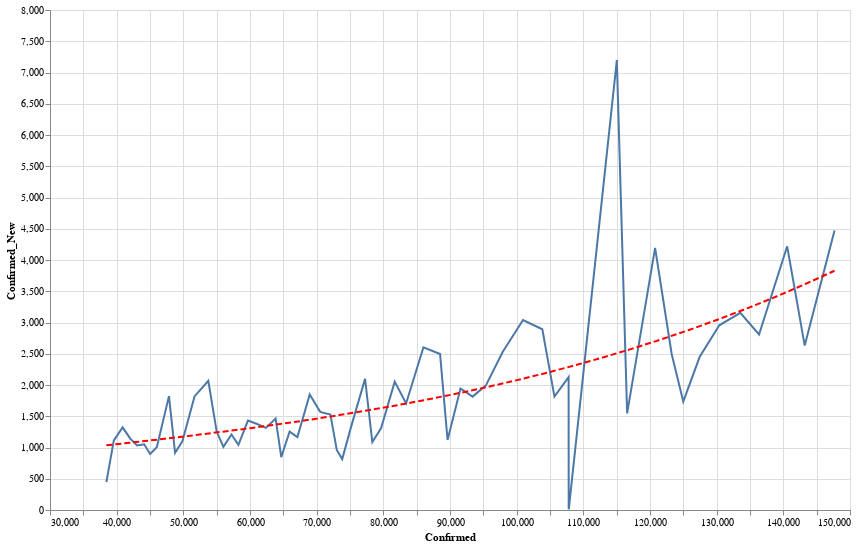

The notebook cell this image was saved under:
### Code cell
data = county_data('CA')
state = alt.Chart(data[data['County'] == 'Los Angeles'].sort_values('Date').tail(60)).mark_line().encode(
    x='Confirmed:Q',
    y='Confirmed_New:Q'
)
reg = state.transform_regression("Confirmed", "Confirmed_New", method="poly").mark_line(color='red', strokeDash=[6,3])
(state+reg).properties(width=800, height=500).interactive()

### Figure 1 — Vega-Lite specification as saved in the notebook (floating-point values rounded to 4 significant figures)
{"config": {"view": {"continuousWidth": 400, "continuousHeight": 300}}, "layer": [{"mark": "line", "encoding": {"x": {"type": "quantitative", "field": "Confirmed"}, "y": {"type": "quantitative", "field": "Confirmed_New"}}, "selection": {"selector006": {"type": "interval", "bind": "scales", "encodings": ["x", "y"]}}}, {"mark": {"type": "line", "color": "red", "strokeDash": [6, 3]}, "encoding": {"x": {"type": "quantitative", "field": "Confirmed"}, "y": {"type": "quantitative", "field": "Confirmed_New"}}, "transform": [{"on": "Confirmed", "regression": "Confirmed_New", "method": "poly"}]}], "data": {"name": "data-702807b44d625fcbf7e6ba56d3e7a40a"}, "height": 500, "width": 800, "$schema": "https://vega.github.io/schema/vega-lite/v4.0.2.json", "datasets": {"data-702807b44d625fcbf7e6ba56d3e7a40a": [{"County": "Los Angeles", "Date": "05-18-2020", "Confirmed": 38460.0, "Deaths": 1840.0, "Recovered": 0.0, "Confirmed_New": 447.0, "Deaths_New": 19.0, "Recovered_New": 0.0, "Active": 36620.0}, {"County": "Los Angeles", "Date": "05-19-2020", "Confirmed": 39570.0, "Deaths": 1913.0, "Recovered": 0.0, "Confirmed_New": 1115.0, "Deaths_New": 73.0, "Recovered_New": 0.0, "Active": 37660.0}, {"County": "Los Angeles", "Date": "05-20-2020", "Confirmed": 40900.0, "Deaths": 1973.0, "Recovered": 0.0, "Confirmed_New": 1322.0, "Deaths_New": 60.0, "Recovered_New": 0.0, "Active": 38920.0}, {"County": "Los Angeles", "Date": "05-21-2020", "Confirmed": 42040.0, "Deaths": 2016.0, "Recovered": 0.0, "Confirmed_New": 1142.0, "Deaths_New": 43.0, "Recovered_New": 0.0, "Active": 40020.0}, {"County": "Los Angeles", "Date": "05-22-2020", "Confirmed": 43070.0, "Deaths": 2053.0, "Recovered": 0.0, "Confirmed_New": 1033.0, "Deaths_New": 37.0, "Recovered_New": 0.0, "Active": 41020.0}, {"County": "Los Angeles", "Date": "05-23-2020", "Confirmed": 44120.0, "Deaths": 2092.0, "Recovered": 0.0, "Confirmed_New": 1051.0, "Deaths_New": 39.0, "Recovered_New": 0.0, "Active": 42030.0}, {"County": "Los Angeles", "Date": "05-24-2020", "Confirmed": 45020.0, "Deaths": 2106.0, "Recovered": 0.0, "Confirmed_New": 896.0, "Deaths_New": 14.0, "Recovered_New": 0.0, "Active": 42910.0}, {"County": "Los Angeles", "Date": "05-25-2020", "Confirmed": 46020.0, "Deaths": 2116.0, "Recovered": 0.0, "Confirmed_New": 1006.0, "Deaths_New": 10.0, "Recovered_New": 0.0, "Active": 43910.0}, {"County": "Los Angeles", "Date": "05-26-2020", "Confirmed": 47840.0, "Deaths": 2145.0, "Recovered": 0.0, "Confirmed_New": 1822.0, "Deaths_New": 29.0, "Recovered_New": 0.0, "Active": 45700.0}, {"County": "Los Angeles", "Date": "05-27-2020", "Confirmed": 48760.0, "Deaths": 2201.0, "Recovered": 0.0, "Confirmed_New": 916.0, "Deaths_New": 56.0, "Recovered_New": 0.0, "Active": 46560.0}, {"County": "Los Angeles", "Date": "05-28-2020", "Confirmed": 49860.0, "Deaths": 2241.0, "Recovered": 0.0, "Confirmed_New": 1099.0, "Deaths_New": 40.0, "Recovered_New": 0.0, "Active": 47620.0}, {"County": "Los Angeles", "Date": "05-29-2020", "Confirmed": 51680.0, "Deaths": 2294.0, "Recovered": 0.0, "Confirmed_New": 1818.0, "Deaths_New": 53.0, "Recovered_New": 0.0, "Active": 49380.0}, {"County": "Los Angeles", "Date": "05-30-2020", "Confirmed": 53750.0, "Deaths": 2339.0, "Recovered": 0.0, "Confirmed_New": 2068.0, "Deaths_New": 45.0, "Recovered_New": 0.0, "Active": 51410.0}, {"County": "Los Angeles", "Date": "05-31-2020", "Confirmed": 55000.0, "Deaths": 2362.0, "Recovered": 0.0, "Confirmed_New": 1255.0, "Deaths_New": 23.0, "Recovered_New": 0.0, "Active": 52640.0}, {"County": "Los Angeles", "Date": "06-01-2020", "Confirmed": 56010.0, "Deaths": 2386.0, "Recovered": 0.0, "Confirmed_New": 1010.0, "Deaths_New": 24.0, "Recovered_New": 0.0, "Active": 53620.0}, {"County": "Los Angeles", "Date": "06-02-2020", "Confirmed": 57220.0, "Deaths": 2448.0, "Recovered": 0.0, "Confirmed_New": 1208.0, "Deaths_New": 62.0, "Recovered_New": 0.0, "Active": 54770.0}, {"County": "Los Angeles", "Date": "06-03-2020", "Confirmed": 58260.0, "Deaths": 2489.0, "Recovered": 0.0, "Confirmed_New": 1042.0, "Deaths_New": 41.0, "Recovered_New": 0.0, "Active": 55770.0}, {"County": "Los Angeles", "Date": "06-04-2020", "Confirmed": 59690.0, "Deaths": 2532.0, "Recovered": 0.0, "Confirmed_New": 1431.0, "Deaths_New": 43.0, "Recovered_New": 0.0, "Active": 57160.0}, {"County": "Los Angeles", "Date": "06-05-2020", "Confirmed": 61070.0, "Deaths": 2569.0, "Recovered": 0.0, "Confirmed_New": 1376.0, "Deaths_New": 37.0, "Recovered_New": 0.0, "Active": 58500.0}, {"County": "Los Angeles", "Date": "06-06-2020", "Confirmed": 62380.0, "Deaths": 2624.0, "Recovered": 0.0, "Confirmed_New": 1314.0, "Deaths_New": 55.0, "Recovered_New": 0.0, "Active": 59760.0}, {"County": "Los Angeles", "Date": "06-07-2020", "Confirmed": 63840.0, "Deaths": 2645.0, "Recovered": 0.0, "Confirmed_New": 1462.0, "Deaths_New": 21.0, "Recovered_New": 0.0, "Active": 61200.0}, {"County": "Los Angeles", "Date": "06-08-2020", "Confirmed": 64690.0, "Deaths": 2656.0, "Recovered": 0.0, "Confirmed_New": 846.0, "Deaths_New": 11.0, "Recovered_New": 0.0, "Active": 62030.0}, {"County": "Los Angeles", "Date": "06-09-2020", "Confirmed": 65940.0, "Deaths": 2710.0, "Recovered": 0.0, "Confirmed_New": 1255.0, "Deaths_New": 54.0, "Recovered_New": 0.0, "Active": 63240.0}, {"County": "Los Angeles", "Date": "06-10-2020", "Confirmed": 67110.0, "Deaths": 2768.0, "Recovered": 0.0, "Confirmed_New": 1166.0, "Deaths_New": 58.0, "Recovered_New": 0.0, "Active": 64340.0}, {"County": "Los Angeles", "Date": "06-11-2020", "Confirmed": 68960.0, "Deaths": 2818.0, "Recovered": 0.0, "Confirmed_New": 1848.0, "Deaths_New": 50.0, "Recovered_New": 0.0, "Active": 66140.0}, {"County": "Los Angeles", "Date": "06-12-2020", "Confirmed": 70530.0, "Deaths": 2834.0, "Recovered": 0.0, "Confirmed_New": 1570.0, "Deaths_New": 16.0, "Recovered_New": 0.0, "Active": 67700.0}, {"County": "Los Angeles", "Date": "06-13-2020", "Confirmed": 72060.0, "Deaths": 2894.0, "Recovered": 0.0, "Confirmed_New": 1528.0, "Deaths_New": 60.0, "Recovered_New": 0.0, "Active": 69160.0}, {"County": "Los Angeles", "Date": "06-14-2020", "Confirmed": 73020.0, "Deaths": 2907.0, "Recovered": 0.0, "Confirmed_New": 961.0, "Deaths_New": 13.0, "Recovered_New": 0.0, "Active": 70110.0}, {"County": "Los Angeles", "Date": "06-15-2020", "Confirmed": 73830.0, "Deaths": 2926.0, "Recovered": 0.0, "Confirmed_New": 814.0, "Deaths_New": 19.0, "Recovered_New": 0.0, "Active": 70910.0}, {"County": "Los Angeles", "Date": "06-16-2020", "Confirmed": 75160.0, "Deaths": 2960.0, "Recovered": 0.0, "Confirmed_New": 1330.0, "Deaths_New": 34.0, "Recovered_New": 0.0, "Active": 72200.0}, {"County": "Los Angeles", "Date": "06-17-2020", "Confirmed": 77260.0, "Deaths": 2992.0, "Recovered": 0.0, "Confirmed_New": 2098.0, "Deaths_New": 32.0, "Recovered_New": 0.0, "Active": 74270.0}, {"County": "Los Angeles", "Date": "06-18-2020", "Confirmed": 78350.0, "Deaths": 3027.0, "Recovered": 0.0, "Confirmed_New": 1088.0, "Deaths_New": 35.0, "Recovered_New": 0.0, "Active": 75320.0}, {"County": "Los Angeles", "Date": "06-19-2020", "Confirmed": 79660.0, "Deaths": 3065.0, "Recovered": 0.0, "Confirmed_New": 1307.0, "Deaths_New": 38.0, "Recovered_New": 0.0, "Active": 76590.0}, {"County": "Los Angeles", "Date": "06-20-2020", "Confirmed": 81710.0, "Deaths": 3112.0, "Recovered": 0.0, "Confirmed_New": 2054.0, "Deaths_New": 47.0, "Recovered_New": 0.0, "Active": 78600.0}, {"County": "Los Angeles", "Date": "06-21-2020", "Confirmed": 83410.0, "Deaths": 3121.0, "Recovered": 0.0, "Confirmed_New": 1705.0, "Deaths_New": 9.0, "Recovered_New": 0.0, "Active": 80290.0}, {"County": "Los Angeles", "Date": "06-22-2020", "Confirmed": 86020.0, "Deaths": 3137.0, "Recovered": 0.0, "Confirmed_New": 2603.0, "Deaths_New": 16.0, "Recovered_New": 0.0, "Active": 82880.0}, {"County": "Los Angeles", "Date": "06-23-2020", "Confirmed": 88510.0, "Deaths": 3171.0, "Recovered": 0.0, "Confirmed_New": 2495.0, "Deaths_New": 34.0, "Recovered_New": 0.0, "Active": 85340.0}, {"County": "Los Angeles", "Date": "06-24-2020", "Confirmed": 89630.0, "Deaths": 3207.0, "Recovered": 0.0, "Confirmed_New": 1121.0, "Deaths_New": 36.0, "Recovered_New": 0.0, "Active": 86430.0}, {"County": "Los Angeles", "Date": "06-25-2020", "Confirmed": 91580.0, "Deaths": 3247.0, "Recovered": 0.0, "Confirmed_New": 1944.0, "Deaths_New": 40.0, "Recovered_New": 0.0, "Active": 88330.0}, {"County": "Los Angeles", "Date": "06-26-2020", "Confirmed": 93390.0, "Deaths": 3269.0, "Recovered": 0.0, "Confirmed_New": 1814.0, "Deaths_New": 22.0, "Recovered_New": 0.0, "Active": 90120.0}, {"County": "Los Angeles", "Date": "06-27-2020", "Confirmed": 95380.0, "Deaths": 3285.0, "Recovered": 0.0, "Confirmed_New": 1994.0, "Deaths_New": 16.0, "Recovered_New": 0.0, "Active": 92100.0}, {"County": "Los Angeles", "Date": "06-28-2020", "Confirmed": 97920.0, "Deaths": 3305.0, "Recovered": 0.0, "Confirmed_New": 2533.0, "Deaths_New": 20.0, "Recovered_New": 0.0, "Active": 94610.0}, {"County": "Los Angeles", "Date": "06-29-2020", "Confirmed": 101000.0, "Deaths": 3331.0, "Recovered": 0.0, "Confirmed_New": 3040.0, "Deaths_New": 26.0, "Recovered_New": 0.0, "Active": 97630.0}, {"County": "Los Angeles", "Date": "06-30-2020", "Confirmed": 103800.0, "Deaths": 3371.0, "Recovered": 0.0, "Confirmed_New": 2892.0, "Deaths_New": 40.0, "Recovered_New": 0.0, "Active": 100500.0}, {"County": "Los Angeles", "Date": "07-01-2020", "Confirmed": 105700.0, "Deaths": 3405.0, "Recovered": 0.0, "Confirmed_New": 1815.0, "Deaths_New": 34.0, "Recovered_New": 0.0, "Active": 102300.0}, {"County": "Los Angeles", "Date": "07-02-2020", "Confirmed": 107800.0, "Deaths": 3457.0, "Recovered": 0.0, "Confirmed_New": 2127.0, "Deaths_New": 52.0, "Recovered_New": 0.0, "Active": 104300.0}, {"County": "Los Angeles", "Date": "07-03-2020", "Confirmed": 107800.0, "Deaths": 3457.0, "Recovered": 0.0, "Confirmed_New": 14.0, "Deaths_New": 0.0, "Recovered_New": 0.0, "Active": 104300.0}, {"County": "Los Angeles", "Date": "07-04-2020", "Confirmed": 107800.0, "Deaths": 3457.0, "Recovered": 0.0, "Confirmed_New": 20.0, "Deaths_New": 0.0, "Recovered_New": 0.0, "Active": 104400.0}, {"County": "Los Angeles", "Date": "07-05-2020", "Confirmed": 115000.0, "Deaths": 3487.0, "Recovered": 0.0, "Confirmed_New": 7198.0, "Deaths_New": 30.0, "Recovered_New": 0.0, "Active": 111500.0}, {"County": "Los Angeles", "Date": "07-06-2020", "Confirmed": 116600.0, "Deaths": 3534.0, "Recovered": 0.0, "Confirmed_New": 1546.0, "Deaths_New": 47.0, "Recovered_New": 0.0, "Active": 113000.0}, {"County": "Los Angeles", "Date": "07-07-2020", "Confirmed": 120800.0, "Deaths": 3582.0, "Recovered": 0.0, "Confirmed_New": 4194.0, "Deaths_New": 48.0, "Recovered_New": 0.0, "Active": 117200.0}, {"County": "Los Angeles", "Date": "07-08-2020", "Confirmed": 123300.0, "Deaths": 3643.0, "Recovered": 0.0, "Confirmed_New": 2492.0, "Deaths_New": 61.0, "Recovered_New": 0.0, "Active": 119600.0}, {"County": "Los Angeles", "Date": "07-09-2020", "Confirmed": 125000.0, "Deaths": 3690.0, "Recovered": 0.0, "Confirmed_New": 1736.0, "Deaths_New": 47.0, "Recovered_New": 0.0, "Active": 121300.0}, {"County": "Los Angeles", "Date": "07-10-2020", "Confirmed": 127400.0, "Deaths": 3744.0, "Recovered": 0.0, "Confirmed_New": 2447.0, "Deaths_New": 54.0, "Recovered_New": 0.0, "Active": 123700.0}, {"County": "Los Angeles", "Date": "07-11-2020", "Confirmed": 130400.0, "Deaths": 3795.0, "Recovered": 0.0, "Confirmed_New": 2955.0, "Deaths_New": 51.0, "Recovered_New": 0.0, "Active": 126600.0}, {"County": "Los Angeles", "Date": "07-12-2020", "Confirmed": 133500.0, "Deaths": 3809.0, "Recovered": 0.0, "Confirmed_New": 3155.0, "Deaths_New": 14.0, "Recovered_New": 0.0, "Active": 129700.0}, {"County": "Los Angeles", "Date": "07-13-2020", "Confirmed": 136400.0, "Deaths": 3824.0, "Recovered": 0.0, "Confirmed_New": 2808.0, "Deaths_New": 15.0, "Recovered_New": 0.0, "Active": 132500.0}, {"County": "Los Angeles", "Date": "07-14-2020", "Confirmed": 140600.0, "Deaths": 3897.0, "Recovered": 0.0, "Confirmed_New": 4219.0, "Deaths_New": 73.0, "Recovered_New": 0.0, "Active": 136700.0}, {"County": "Los Angeles", "Date": "07-15-2020", "Confirmed": 143200.0, "Deaths": 3943.0, "Recovered": 0.0, "Confirmed_New": 2631.0, "Deaths_New": 46.0, "Recovered_New": 0.0, "Active": 139300.0}, {"County": "Los Angeles", "Date": "07-16-2020", "Confirmed": 147700.0, "Deaths": 3989.0, "Recovered": 0.0, "Confirmed_New": 4471.0, "Deaths_New": 46.0, "Recovered_New": 0.0, "Active": 143700.0}]}}
